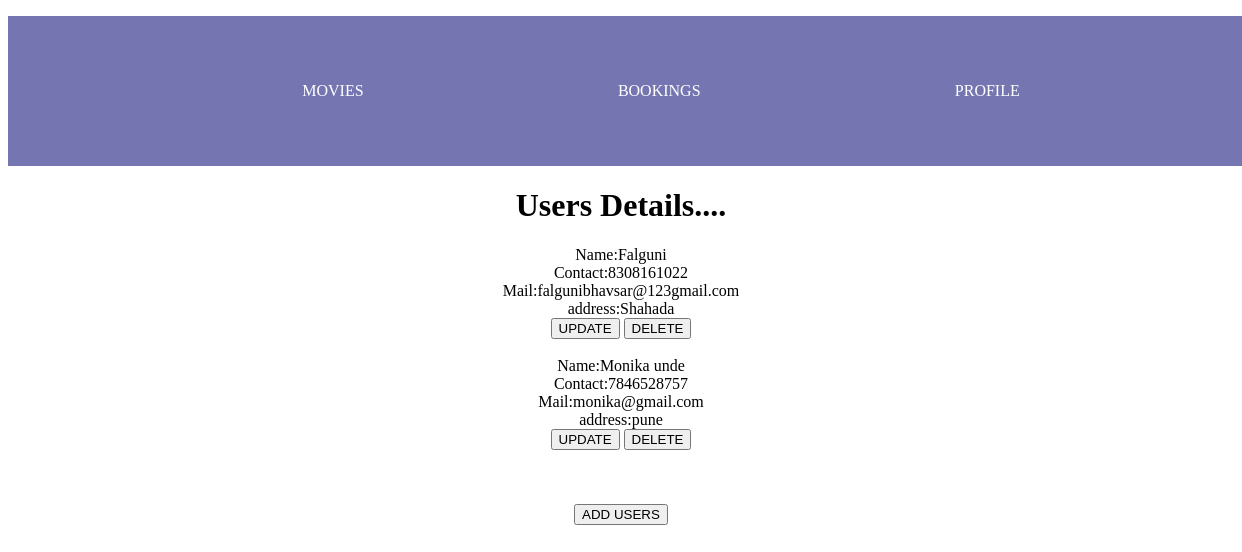
The app's page /read_user with its own data.
### Movies/models.py (models this page shows, shortened)
class UsersModel(models.Model):
    name=models.CharField(max_length=30)
    contact=models.IntegerField()
    email=models.EmailField()
    addr=models.CharField(max_length=15)

### Movies/views.py (the view)
# urls.py: path('read_user',views.read_user, name='read_u'),
def read_user(request):
    records = UsersModel.objects.all()
    return render(request, "read_user.html", {"context": records})

### Movies/templates/read_user.html
{% extends 'main.html' %}
{% block content %}
<h1>Users Details....</h1>
{% for i in context %}
Name:{{ i.name }} <br>
Contact:{{ i.contact }} <br>
Mail:{{ i.email }} <br>
address:{{ i.addr }} <br>
<a href="{% url 'update_u' i.id %}"><button>UPDATE</button></a>
<a href="{% url 'delete_u' i.id %}"><button>DELETE</button></a><br><br>
{% endfor %}
<br><br>
<a href="{% url 'create_u' %}"><button>ADD USERS</button></a><br><br>
{% endblock %}

### static/style.css (style rules this page uses)
a { text-decoration: none; color: white; }

### records on screen
UsersModel: name "Falguni", contact "8308161022", email "falgunibhavsar@123gmail.com", addr "Shahada"
UsersModel: name "Monika unde", contact "7846528757", email "monika@gmail.com", addr "pune"
